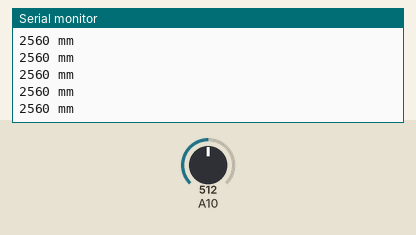
Bench run of a sketch on a simulated Arduino Mega 2560, built with avr-gcc and run on an emulated ATmega2560. On the bench: the last lines printed to the serial monitor. The test bench sets the inputs (shaded band); at power-on: A10 = 512.

Above: at 1.0 s.
1.1 s: A10 set to 22
At 1.36 s:
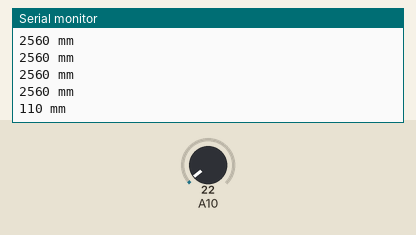
2.6 s: A10 set to 17
At 2.76 s:
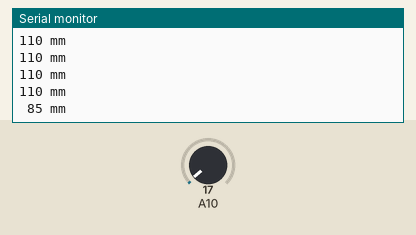

The sketch:

VL53L1XsAnalog.ino
```cpp
#include "VL53L1XsAnalog.h"

VL53L1XsAnalog lidar; // Lidar object

void setup()
{
	Serial.begin(115200); // Start communication with a computer connected to Arduino via a USB cable

	lidar.add(A10); // Analog input pin (A10), connected to sensor's AN output
	lidar.test(); // Run endless test.
}

void loop() {}

/** If something goes wrong, it will be the best to stop the program.
*/
void error(String message) {
	Serial.print(message);
	while (true)
		;
}
```

VL53L1XsAnalog.cpp
```cpp
#include "VL53L1XsAnalog.h"

/**Add a sensor
@param pin - Analog pin, input for distance reading.
*/
void VL53L1XsAnalog::add(uint8_t pin) {
	if (nextFree >= MAX_VL53L1XS_ANALOG)
		error("Too many lidars.");
	pins[nextFree] = pin;
	nextFree++;
}

/**Distance
@param sensorNumber - Sensor's ordinal number. Each call of function add() assigns an increasing number to the sensor, starting with 0.
@return - Distance in mm.
*/
uint16_t VL53L1XsAnalog::distance(uint8_t sensorNumber){
	if (sensorNumber >= nextFree)
		error("Invalid sensor number");
	const float f = VL53L1XS_MAXIMUM_MM / (float)VL53L1XS_MAXIMUM_ANALOG_READ;
	return (uint16_t)(analogRead(pins[sensorNumber]) * f);
}

/** Print to all serial ports
@param message
@param eol - end of line
*/
void VL53L1XsAnalog::print(String message, bool eol) {
	if (eol) {
		Serial.println(message);
		if (serial != 0)
			serial->println(message);
	}
	else {
		Serial.print(message);
		if (serial != 0)
			serial->print(message);
	}
}

/**Test
@param breakWhen - A function returning bool, without arguments. If it returns true, the test() will be interrupted.
*/
void VL53L1XsAnalog::test(BreakCondition breakWhen) {
	char buffer[30];
	while (breakWhen == 0 || !(*breakWhen)()) {
		for (uint8_t i = 0; i < nextFree; i++) {
			sprintf(buffer, "%3i mm ", distance(i));
			print(buffer);
		}
		print("", true);
		delay(200);
	}
}

/**Constructor
@param hardwareSerial - Serial, Serial1, Serial2,... - an optional serial port, for example for Bluetooth communication
*/
VL53L1XsAnalog::VL53L1XsAnalog(HardwareSerial * hardwareSerial) {
	serial = hardwareSerial;
	nextFree = 0;
}

VL53L1XsAnalog::~VL53L1XsAnalog(){}
```

VL53L1XsAnalog.h
```cpp
#pragma once
#include <Arduino.h>
/**
Purpose: Reading of STM VL53L1X lidars, analog output(s).
@author MRMS team
@version 0.0 2018-12-31
Licence: You can use this code any way you like.
*/

#define MAX_VL53L1XS_ANALOG 8 //Maximum number of sensors.
#define VL53L1XS_MAXIMUM_ANALOG_READ 800 // Change this number according to Your system in order to get exact maximum distance
#define VL53L1XS_MAXIMUM_MM 4000.0 //Maximum distance in mm

typedef bool(*BreakCondition)();

class VL53L1XsAnalog
{
	int nextFree;
	uint8_t pins[MAX_VL53L1XS_ANALOG];
	HardwareSerial * serial; //Additional serial port

	/** Print to all serial ports
	@param message
	@param eol - end of line
	*/
	void print(String message, bool eol = false);

public:
	/**Constructor
	@param hardwareSerial - Serial, Serial1, Serial2,... - an optional serial port, for example for Bluetooth communication
	*/
	VL53L1XsAnalog(HardwareSerial * hardwareSerial = 0);

	~VL53L1XsAnalog();

	/**Add a sensor
	@param pin - Analog pin, input for distance reading.
	*/
	void add(uint8_t pin);

	/**Distance
	@param sensorNumber - Sensor's ordinal number. Each call of function add() assigns an increasing number to the sensor, starting with 0.
	@return - Distance in mm.
	*/
	uint16_t distance(uint8_t sensorNumber = 0);

	/**Test
	@param breakWhen - A function returning bool, without arguments. If it returns true, the test() will be interrupted.
	*/
	void test(BreakCondition breakWhen = 0);
};

//Declaration of error function. Definition is in Your code.
void error(String message);
```

Measured:
- the behaviour switches between 20 and 19 on A10 (found by bisection; images 1 and 2)
- after the input at 1.1 s, the serial monitor: prints a new line after 0.10 s (image 1)
- after the input at 2.6 s, the serial monitor: prints a new line at once (image 2)
